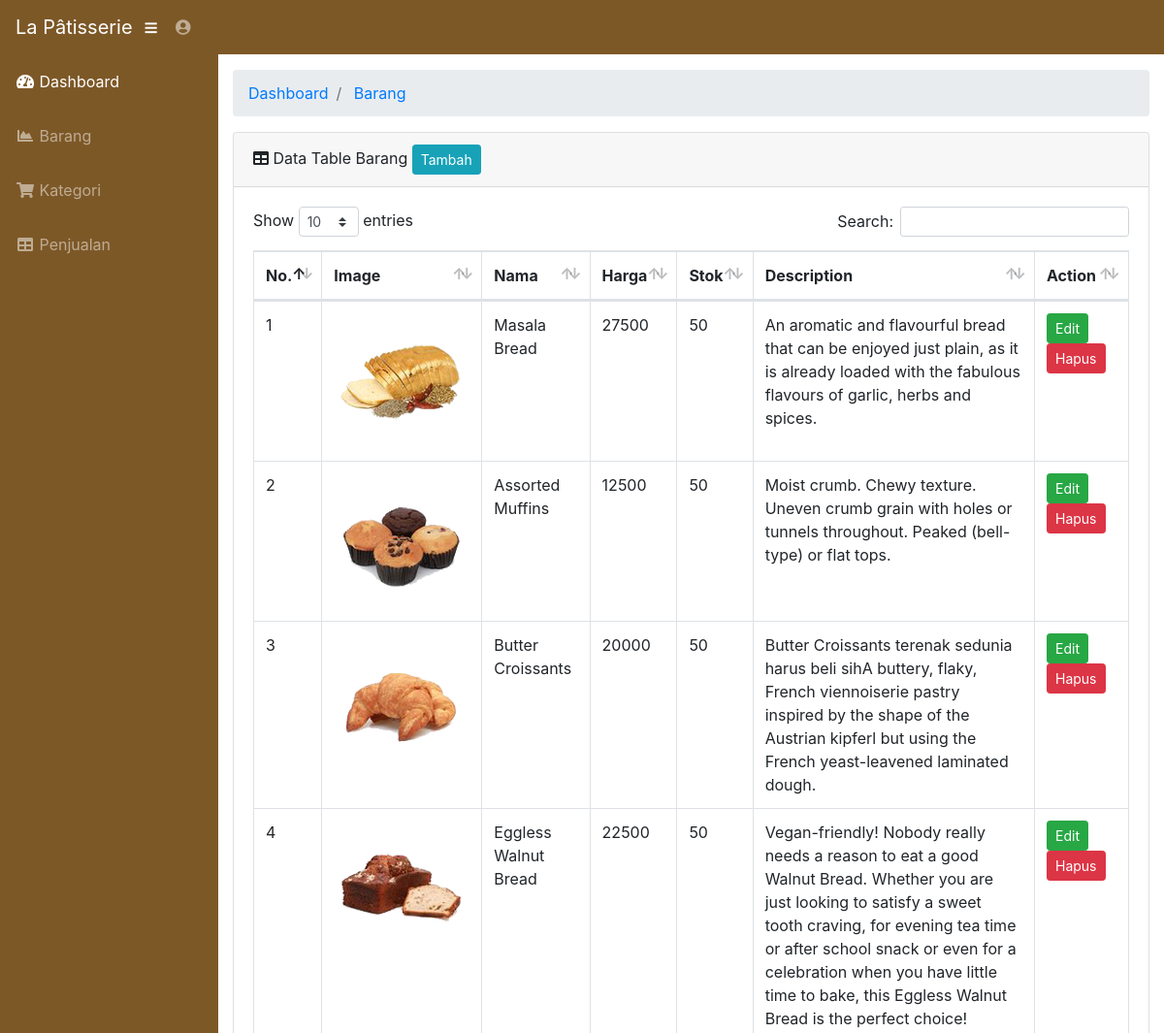
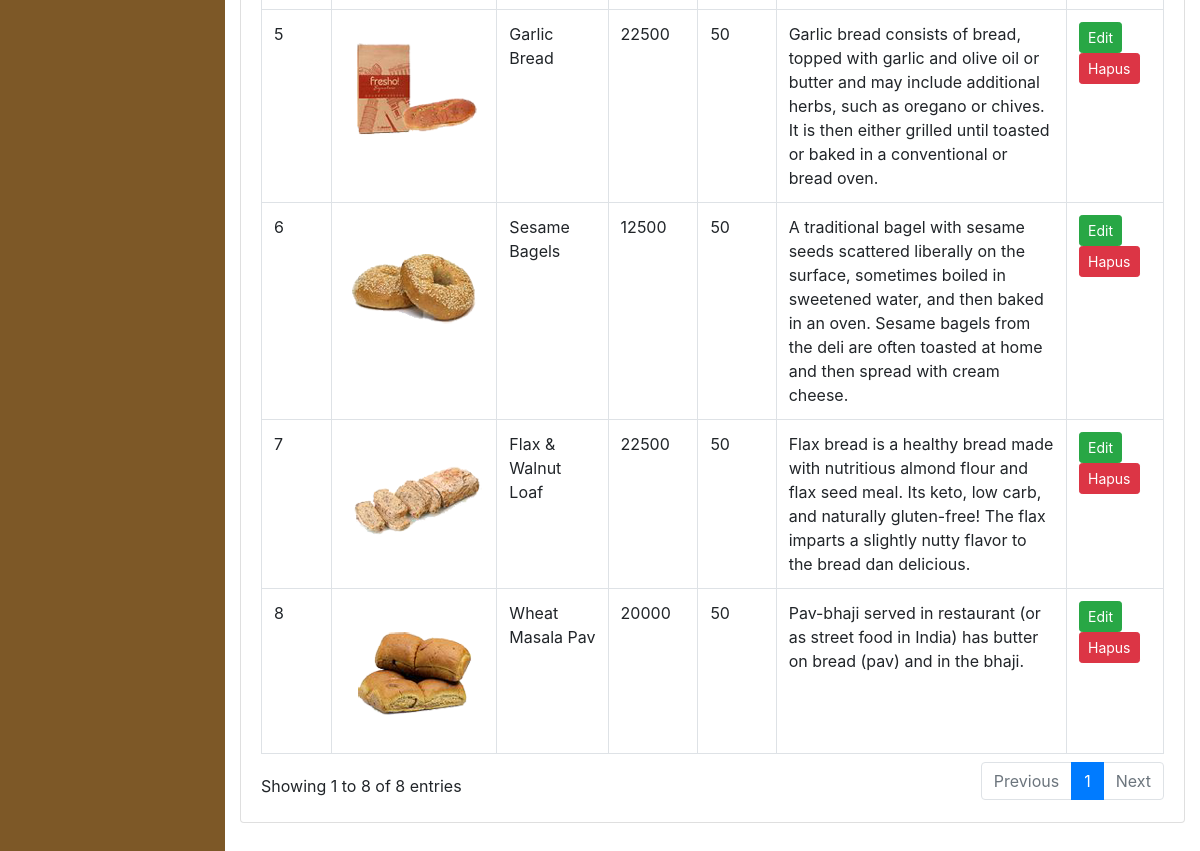
The app's page /admin/barang.php (signed in) with its own data (2 pictures, top to bottom).
### tables this page shows
CREATE TABLE `barang` (
  `id_brg` int(6) NOT NULL,
  `nama_brg` varchar(50) NOT NULL,
  `harga_brg` varchar(50) NOT NULL,
  `stok_brg` int(5) NOT NULL,
  `img_brg` varchar(200) NOT NULL,
  `ket_brg` text NOT NULL,
  `id_kategori` int(6) NOT NULL
);

### admin/barang.php (the view, shortened to what this page needs)
<?php
    require "includes/header.php";
?>
            <div class="container-fluid">
                <ol class="breadcrumb">
                    <li class="breadcrumb-item">
                        <a href="index.php">Dashboard</a>
                    </li>
                    <li class="breadcrumb-item active">
                        <a href="barang.php">Barang</a>
                    </li>
                </ol>
                <div class="card mb-3">
                    <div class="card-header">
                        <i class="fas fa-table"></i> Data Table Barang
                        <a href="barang_tambah.php" class="btn btn-sm btn-info">Tambah</a>
                    </div>
                    <div class="card-body">
                        <div class="table-responsive">
                            <table class="table table-bordered" id="dataTable" width="100%" cellspacing="0">
                                <thead>
                                    <tr>
                                        <th>No.</th>
                                        <th>Image</th>
                                        <th>Nama</th>
                                        <th>Harga</th>
                                        <th>Stok</th>
                                        <th>Description</th>
                                        <th>Action</th>
                                    </tr>
                                </thead>
                                <tbody>
                                    <?php
                                        $query = mysqli_query($connect, "SELECT * FROM barang ");
                                        $data = mysqli_fetch_assoc($query);
                                        if(mysqli_num_rows($query) > 0)
                                        {
                                            $no = 1;
                                            do
                                            {
                                                ?>
                                                <tr>
                                                    <td><?=$no++;?></td>
                                                    <td><img src="<?=BASE_URL;?>assets/img_brg/<?=$data['img_brg'];?>"></td>
                                                    <td><?=$data['nama_brg'];?></td>
                                                    <td><?=$data['harga_brg'];?></td>
                                                    <td><?=$data['stok_brg'];?></td>
                                                    <td><?=$data['ket_brg'];?></td>
                                                    <td>
                                                        <a href="barang_edit.php?id=<?=$data['id_brg'];?>"class="btn btn-sm btn-success">Edit<a>
                                                        <a href="barang_delete.php?id=<?=$data['id_brg'];?>"class="btn btn-sm btn-danger">Hapus<a>
                                                    </td>
                                                </tr>
                                                <?php
                                            }
                                            while($data = mysqli_fetch_assoc($query));
                                        }
                                        else
                                        {
                                            echo "<tr><td colspan='7'><center>Belum ada data!</center></td></tr>";
                                        }
                                    ?>
                                </tbody>
                            </table>
                        </div>
                    </div>
                </div>
            </div>
        </div>
    </div>
</body>
</html>

### records on screen
barang: img_brg (picture), nama_brg "Masala Bread", harga_brg "27500", stok_brg "50", ket_brg "An aromatic and flavourful bread that can be enjoyed just plain, as it is already loaded with the fabulous flavours of garlic, herbs and spices."
barang: img_brg (picture), nama_brg "Assorted Muffins", harga_brg "12500", stok_brg "50", ket_brg "Moist crumb. Chewy texture. Uneven crumb grain with holes or tunnels throughout. Peaked (bell-type) or flat tops."
barang: img_brg (picture), nama_brg "Butter Croissants", harga_brg "20000", stok_brg "50", ket_brg "Butter Croissants terenak sedunia harus beli sihA buttery, flaky, French viennoiserie pastry inspired by the shape of the Austrian kipferl but using the French yeast-leavened laminated dough."
barang: img_brg (picture), nama_brg "Eggless Walnut Bread", harga_brg "22500", stok_brg "50", ket_brg "Vegan-friendly! Nobody really needs a reason to eat a good Walnut Bread. Whether you are just looking to satisfy a sweet tooth craving, for evening tea time or after school snack or even for a celebration when you have little time to bake, this Eggless Walnut Bread is the perfect choice!"
barang: img_brg (picture), nama_brg "Garlic Bread", harga_brg "22500", stok_brg "50", ket_brg "Garlic bread consists of bread, topped with garlic and olive oil or butter and may include additional herbs, such as oregano or chives. It is then either grilled until toasted or baked in a conventional or bread oven."
barang: img_brg (picture), nama_brg "Sesame Bagels", harga_brg "12500", stok_brg "50", ket_brg "A traditional bagel with sesame seeds scattered liberally on the surface, sometimes boiled in sweetened water, and then baked in an oven. Sesame bagels from the deli are often toasted at home and then spread with cream cheese."
barang: img_brg (picture), nama_brg "Flax & Walnut Loaf", harga_brg "22500", stok_brg "50", ket_brg "Flax bread is a healthy bread made with nutritious almond flour and flax seed meal. Its keto, low carb, and naturally gluten-free! The flax imparts a slightly nutty flavor to the bread dan delicious."
barang: img_brg (picture), nama_brg "Wheat Masala Pav", harga_brg "20000", stok_brg "50", ket_brg "Pav-bhaji served in restaurant (or as street food in India) has butter on bread (pav) and in the bhaji."
